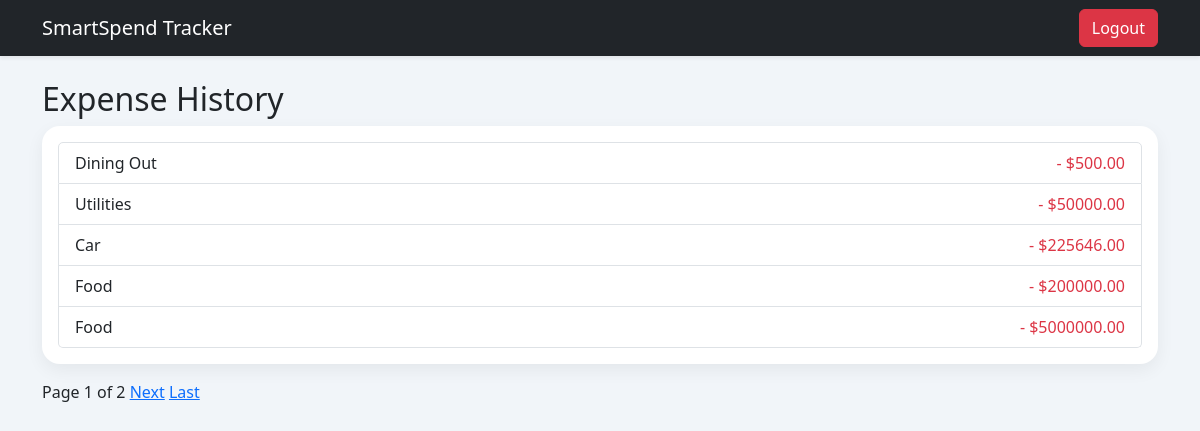
The page /expense-list/ (signed in) on the database its author committed.
### tracker/models.py (models this page shows, shortened)
class Expense(models.Model):
    CATEGORY_CHOICES = [
        ("Groceries", "Groceries"),
        ("Utilities", "Utilities"),
        ("Healthcare", "Healthcare"),
        ("Insurance", "Insurance"),
        ("Rent", "Rent"),
        ("Transportation", "Transportation"),
        ("Dining Out", "Dining Out"),
        ("Entertainment", "Entertainment"),
        ("Education", "Education"),
    ]
    user = models.ForeignKey(User, on_delete=models.CASCADE)
    amount = models.DecimalField(max_digits=10, decimal_places=2)
    category = models.CharField(max_length=100, choices=CATEGORY_CHOICES)
    date = models.DateField()
    description = models.TextField(blank=True)
    created_at = models.DateTimeField(auto_now_add=True)

### tracker/views.py (the view)
# urls.py: path("expense-list/", views.expense_list, name="expense_list"),
@login_required
def expense_list(request):
    expenses = Expense.objects.filter(user=request.user).order_by("-created_at")
    paginator = Paginator(expenses, 5)
    page_number = request.GET.get("page")
    page_obj = paginator.get_page(page_number)
    return render(request, "expense_list.html", {
        "page_obj": page_obj
    })

### templates/expense_list.html (shortened to what this page needs)
{% extends "base.html" %}
{% block content %}
<h2>Expense History</h2>
<div class="card p-3">
    <ul class="list-group">
        {% for expense in page_obj %}
        <li class="list-group-item d-flex justify-content-between">
            <span>{{ expense.category }}</span>
            <span class="text-danger">- ${{ expense.amount }}</span>
        </li>
        {% endfor %}
    </ul>
</div>
<div class="mt-3">
    <span> Page {{ page_obj.number }} of {{ page_obj.paginator.num_pages }} </span>
    {% if page_obj.has_next %}
        <a href="?page={{ page_obj.next_page_number }}">Next</a>
        <a href="?page={{ page_obj.paginator.num_pages }}">Last</a>
    {% endif %}
</div>
{% endblock %}

### templates/base.html (style rules this page uses)
body { background: #f1f5f9; min-height: 100vh; }
.card { border: none; border-radius: 18px; box-shadow: 0 6px 18px rgba(0,0,0,0.06); }

### rows shown on the page
Expense: category "Dining Out", amount "500.00"
Expense: category "Utilities", amount "50000.00"
Expense: category "Car", amount "225646.00"
Expense: category "Food", amount "200000.00"
Expense: category "Food", amount "5000000.00"

### other values the page prints
{{ page_obj.number }} "1"
{{ page_obj.paginator.num_pages }} "2"
